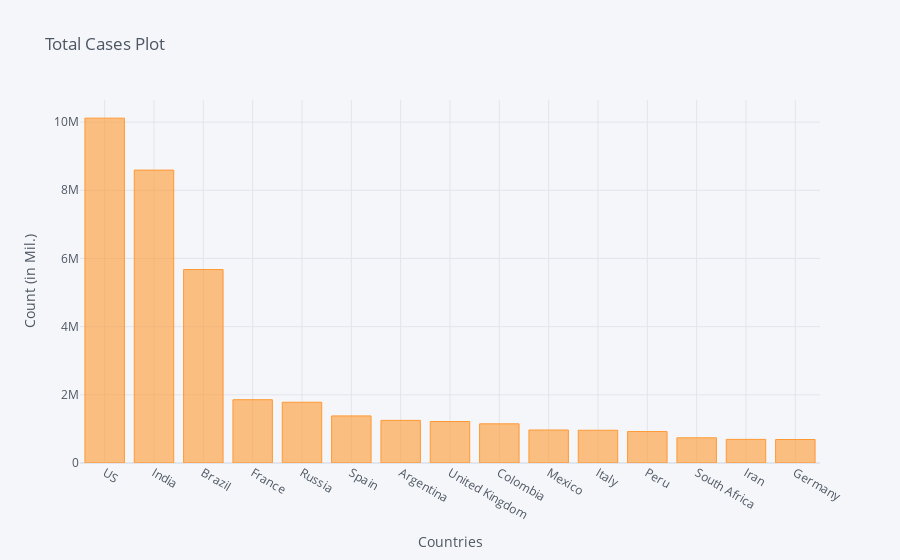

The notebook cell this image was saved under:
### Code cell
corona_dframe_agg_plot.iplot(kind='bar', x='Country/Region', y='11/9/20',
                             title='Total Cases Plot',xTitle='Countries',yTitle='Count (in Mil.)')

### Figure 1 — Plotly figure (JSON) as saved in the notebook; plotly's stock layout.template omitted (floating-point values rounded to 4 significant figures)
{"data": [{"marker": {"color": "rgba(255, 153, 51, 0.6)", "line": {"color": "rgba(255, 153, 51, 1.0)", "width": 1}}, "name": "11/9/20", "orientation": "v", "text": "", "type": "bar", "x": ["US", "India", "Brazil", "France", "Russia", "Spain", "Argentina", "United Kingdom", "Colombia", "Mexico", "Italy", "Peru", "South Africa", "Iran", "Germany"], "y": [10115804, 8591730, 5675032, 1856292, 1781997, 1381218, 1250499, 1216747, 1149064, 967825, 960373, 922333, 738525, 692949, 689146]}], "layout": {"legend": {"bgcolor": "#F5F6F9", "font": {"color": "#4D5663"}}, "paper_bgcolor": "#F5F6F9", "plot_bgcolor": "#F5F6F9", "title": {"font": {"color": "#4D5663"}, "text": "Total Cases Plot"}, "xaxis": {"gridcolor": "#E1E5ED", "showgrid": true, "tickfont": {"color": "#4D5663"}, "title": {"font": {"color": "#4D5663"}, "text": "Countries"}, "zerolinecolor": "#E1E5ED"}, "yaxis": {"gridcolor": "#E1E5ED", "showgrid": true, "tickfont": {"color": "#4D5663"}, "title": {"font": {"color": "#4D5663"}, "text": "Count (in Mil.)"}, "zerolinecolor": "#E1E5ED"}}}
